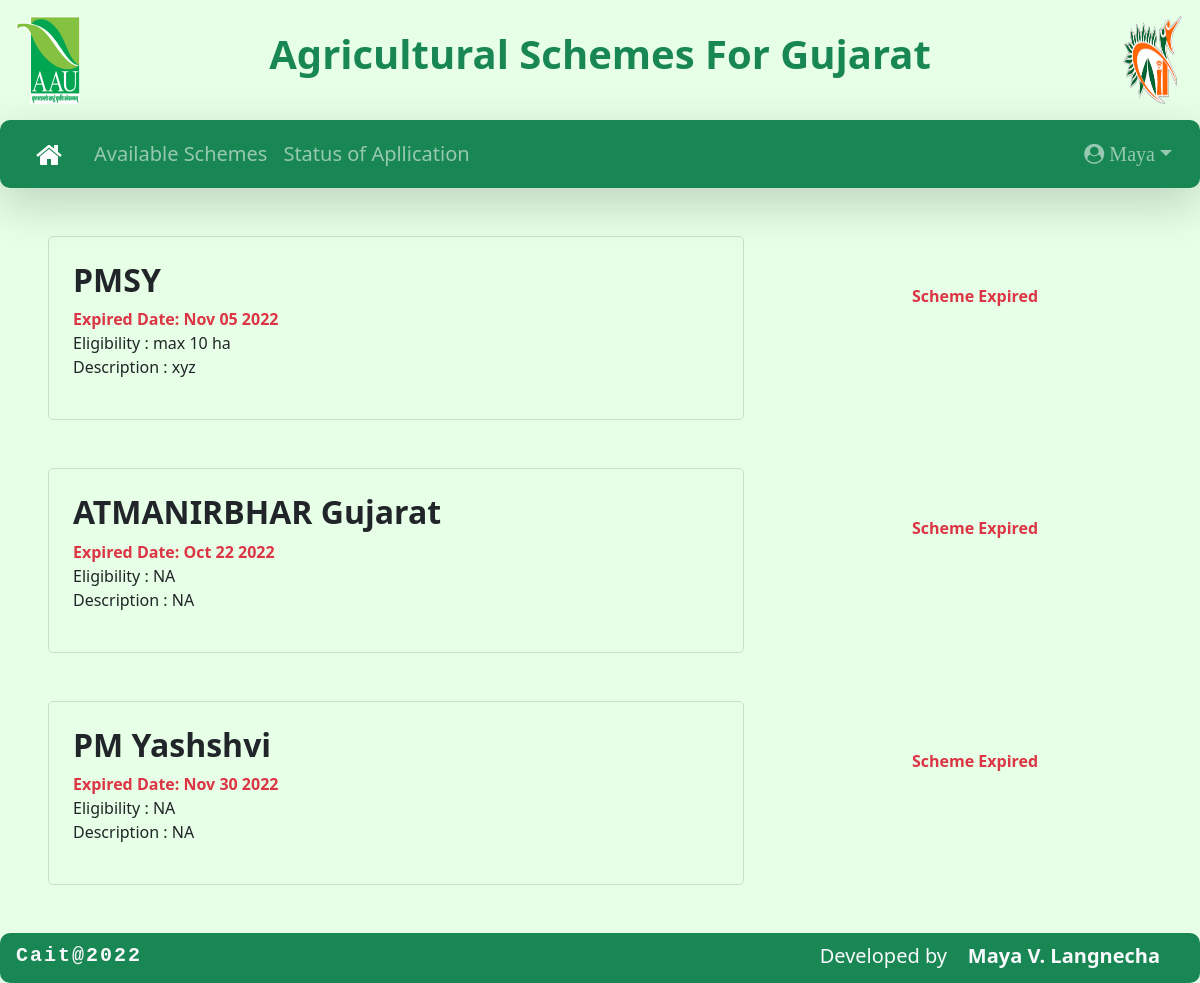
Page /farmer_ava_scheme/ (signed in) on the committed database.
### model/models.py (models this page shows)
class user(models.Model):
    Id = models.AutoField(primary_key=True)
    Mobile_number = models.CharField(max_length=10,unique=True)
    Name = models.CharField(max_length=100)
    User_type = models.CharField(max_length=20)
    Valid_user_or_not = models.BooleanField()
    Servay_num = models.CharField(max_length=10)
    Password = models.CharField(max_length=12)
    District = models.CharField(max_length=30)
    Taluka = models.CharField(max_length=30)
    Village = models.CharField(max_length=30)
    Land_area = models.CharField(max_length=20)

class schemes(models.Model):
    Schemes_id = models.AutoField(primary_key=True)
    Name = models.CharField(max_length=100)
    Eligibility = models.CharField(max_length=1000)
    For_district = models.CharField(max_length=30)
    For_taluka = models.CharField(max_length=30)
    Starting_date = models.DateField(max_length=20)
    Ending_date = models.DateField(max_length=20)
    Schemes_desc = models.CharField(max_length=2000)

### Agricultural_scheme/views.py (the view)
# urls.py: path('farmer_ava_scheme/',views.farmer_ava_scheme,name='farmer_ava_scheme'),
def farmer_ava_scheme(request):
    if request.session.has_key('farmer'):
        fname = request.session['fname']
        vdata = user.objects.get(Mobile_number=fuser)
        dist = vdata.District
        taluka = vdata.Taluka
        schemedata1 = schemes.objects.filter(For_district='ALL').values()
        schemedata2 = schemes.objects.filter(For_district=dist,For_taluka='ALL').values()
        schemedata3 = schemes.objects.filter(For_district=dist,For_taluka=taluka).values()
        context={
            'schemedata1' : schemedata1,
            'schemedata2' : schemedata2,
            'schemedata3' : schemedata3,
            'fname' : fname,
            'fuser' : fuser,
            'fdata' : fdata,
        }
        return render(request, 'farmer_ava_scheme.html',context)
    else:
        return redirect(login)

### Templates/farmer_ava_scheme.html (shortened to what this page needs)
{% include "farmer_header.html" %}
{% now "Ymd" as current %}
{% for i in schemedata1 %}
<div class="row">
    <div class="col-sm-8">
        <div class="card mx-5 mt-5 bg-transparent" style="border-radius: 5px;">
            <div class="card-body p-4">
                <h5 class="card-title fw-bold fs-2">{{i.Name}}</h5>
                <b class="text-danger">Expired Date: {{i.Ending_date|date:'M d Y'}}</b>
                <p>Eligibility : {{i.Eligibility}} <br>
                    Description : {{i.Schemes_desc}}</p>
            </div>
        </div>
    </div>
    <div class="col-sm-4">
        <div class="card mx-5 mt-5 bg-transparent border-0 p-5">
            <form action="{% url 'farmer_apply_scheme' i.Schemes_id %}" method="post">
                {% if i.Ending_date|date:'Ymd' < current %}
                <b class="text-danger">Scheme Expired</b>
                {% else %}
                <input type="submit" value="Apply" class="btn btn-warning" style="width: 15rem;">
                {% endif %}
            </form>
        </div>
    </div>
</div>
{% endfor %}
{% include "footer.html" %}

### Templates/farmer_header.html (shortened to what this page needs)
<!DOCTYPE html>
<html lang="en">
<head>
    <link href="https://cdn.jsdelivr.net/npm/bootstrap@5.0.2/dist/css/bootstrap.min.css" rel="stylesheet"
>
    <link rel="stylesheet" href="https://cdnjs.cloudflare.com/ajax/libs/font-awesome/4.7.0/css/font-awesome.min.css">
    <link rel="stylesheet" href="/static/css/Style.css">
</head>
<body>
    <div class="container-fluid all">
        <div class="header">
            <div class="logo1"><img src="/static/images/aau.png" class="img p-3" alt="aau"></div>
            <div class="title text-center fs-1 p-4 fw-bold text-success">Agricultural Schemes For Gujarat</div>
            <div class="logo2"><img src="/static/images/cait.png" class="img p-3" alt="cait"></div>
        </div>
        <nav class="navbar navbar-expand-lg navbar-dark bg-success br shadow-lg">
            <div class="container-fluid">
                <a class="navbar-brand fs-3 mx-4" href="../farmer_dashboard/"><i class="fa fa-home"
                        aria-hidden="true"></i>
                </a>
                <div class="collapse navbar-collapse" id="navbarSupportedContent">
                    <ul class="navbar-nav me-auto mb-2 mb-lg-0">
                        <li class="nav-item">
                            <a class="nav-link fs-5" aria-current="page" href="../farmer_ava_scheme/">
                                Available Schemes
                            </a>
                        </li>
                        <li class="nav-item">
                            <a class="nav-link fs-5" aria-current="page" href="../farmer_status_app/">Status of
                                Apllication</a>
                        </li>
                    </ul>
                    <ul class="navbar-nav">
                        <li class="nav-item dropdown">
                            <a href="#" class="nav-link dropdown-toggle fs-5 px-3" data-bs-toggle="dropdown"><i
                                    class="fa fa-user-circle" aria-hidden="true">&nbsp;{{fname}}</i></a>
                        </li>
                    </ul>
                </div>
            </div>
        </nav>
        <div class="main">

### Static/CSS/Style.css (style rules this page uses)
html { overflow-x: hidden; }
.all { margin: 0; padding: 0; width: 100vw; min-height: 100vh; background-color: #e6ffe6; }
.br { border-radius: 10px; }
.header { width: 100vw; height: 120px; }
.title { width: 84vw; height: 100%; float: left; }
.logo1 { width: 8vw; height: 100%; float: left; }
.logo2 { width: 8vw; height: 100%; float: left; }
.img { width: 100%; height: 100%; border-radius: 20px; }
.main { min-height: 75vh; width: 100vw; }

### rows in the picture
user: Name "Maya"
schemes: Name "PMSY", Ending_date "Nov 05 2022", Eligibility "max 10 ha", Schemes_desc "xyz", shows "Scheme Expired"
schemes: Name "ATMANIRBHAR Gujarat", Ending_date "Oct 22 2022", Eligibility "NA", Schemes_desc "NA", shows "Scheme Expired"
schemes: Name "PM Yashshvi", Ending_date "Nov 30 2022", Eligibility "NA", Schemes_desc "NA", shows "Scheme Expired"
